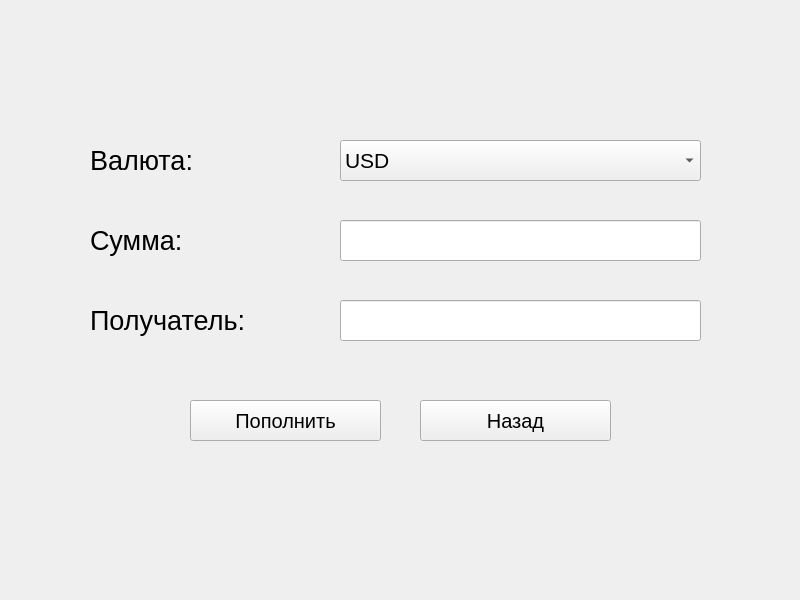
<?xml version="1.0" encoding="UTF-8"?>
<ui version="4.0">
 <class>MainWindow</class>
 <widget class="QMainWindow" name="MainWindow">
  <property name="geometry">
   <rect>
    <x>0</x>
    <y>0</y>
    <width>800</width>
    <height>600</height>
   </rect>
  </property>
  <property name="windowTitle">
   <string>Перевод средств</string>
  </property>
  <widget class="QWidget" name="centralwidget">
   <widget class="QLabel" name="currencyLabel">
    <property name="geometry">
     <rect>
      <x>90</x>
      <y>140</y>
      <width>171</width>
      <height>41</height>
     </rect>
    </property>
    <property name="font">
     <font>
      <pointsize>20</pointsize>
     </font>
    </property>
    <property name="text">
     <string>Валюта:</string>
    </property>
   </widget>
   <widget class="QLabel" name="amountLabel">
    <property name="geometry">
     <rect>
      <x>90</x>
      <y>220</y>
      <width>151</width>
      <height>41</height>
     </rect>
    </property>
    <property name="font">
     <font>
      <pointsize>20</pointsize>
     </font>
    </property>
    <property name="text">
     <string>Сумма:</string>
    </property>
   </widget>
   <widget class="QComboBox" name="currencyComboBox">
    <property name="geometry">
     <rect>
      <x>340</x>
      <y>140</y>
      <width>361</width>
      <height>41</height>
     </rect>
    </property>
    <property name="font">
     <font>
      <pointsize>16</pointsize>
     </font>
    </property>
    <item>
     <property name="text">
      <string>USD</string>
     </property>
    </item>
    <item>
     <property name="text">
      <string>EUR</string>
     </property>
    </item>
    <item>
     <property name="text">
      <string>RUB</string>
     </property>
    </item>
   </widget>
   <widget class="QLineEdit" name="amountLineEdit">
    <property name="geometry">
     <rect>
      <x>340</x>
      <y>220</y>
      <width>361</width>
      <height>41</height>
     </rect>
    </property>
    <property name="font">
     <font>
      <pointsize>16</pointsize>
     </font>
    </property>
   </widget>
   <widget class="QPushButton" name="exitPushButton">
    <property name="geometry">
     <rect>
      <x>420</x>
      <y>400</y>
      <width>191</width>
      <height>41</height>
     </rect>
    </property>
    <property name="font">
     <font>
      <pointsize>15</pointsize>
     </font>
    </property>
    <property name="text">
     <string>Назад</string>
    </property>
   </widget>
   <widget class="QPushButton" name="enterPushButton">
    <property name="geometry">
     <rect>
      <x>190</x>
      <y>400</y>
      <width>191</width>
      <height>41</height>
     </rect>
    </property>
    <property name="font">
     <font>
      <pointsize>15</pointsize>
     </font>
    </property>
    <property name="text">
     <string>Пополнить</string>
    </property>
   </widget>
   <widget class="QLabel" name="recipientLabel">
    <property name="geometry">
     <rect>
      <x>90</x>
      <y>300</y>
      <width>191</width>
      <height>41</height>
     </rect>
    </property>
    <property name="font">
     <font>
      <pointsize>20</pointsize>
     </font>
    </property>
    <property name="text">
     <string>Получатель:</string>
    </property>
   </widget>
   <widget class="QLineEdit" name="recipientLineEdit">
    <property name="geometry">
     <rect>
      <x>340</x>
      <y>300</y>
      <width>361</width>
      <height>41</height>
     </rect>
    </property>
    <property name="font">
     <font>
      <pointsize>16</pointsize>
     </font>
    </property>
   </widget>
  </widget>
 </widget>
 <resources/>
 <connections/>
</ui>
